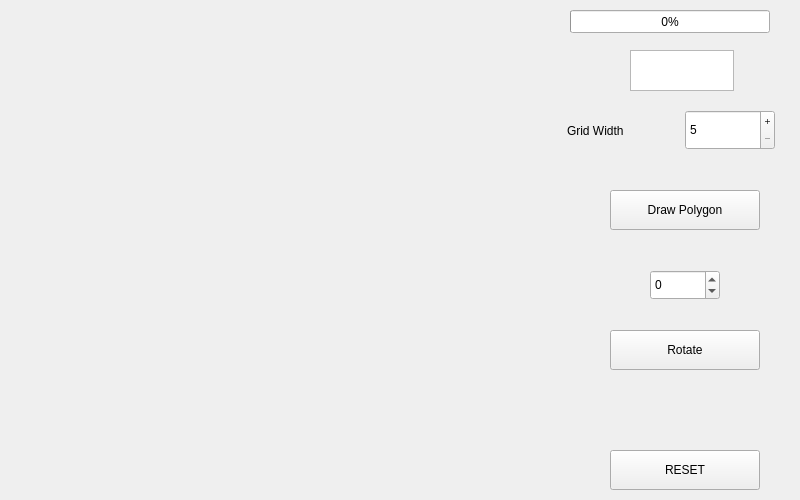
<?xml version="1.0" encoding="UTF-8"?>
<ui version="4.0">
 <class>RotationMainWidget</class>
 <widget class="QWidget" name="RotationMainWidget">
  <property name="geometry">
   <rect>
    <x>0</x>
    <y>0</y>
    <width>800</width>
    <height>500</height>
   </rect>
  </property>
  <property name="windowTitle">
   <string>Form</string>
  </property>
  <widget class="QProgressBar" name="progressBar">
   <property name="geometry">
    <rect>
     <x>570</x>
     <y>10</y>
     <width>200</width>
     <height>23</height>
    </rect>
   </property>
   <property name="value">
    <number>0</number>
   </property>
  </widget>
  <widget class="QSpinBox" name="gridWidth">
   <property name="geometry">
    <rect>
     <x>685</x>
     <y>110</y>
     <width>90</width>
     <height>40</height>
    </rect>
   </property>
   <property name="buttonSymbols">
    <enum>QAbstractSpinBox::PlusMinus</enum>
   </property>
   <property name="minimum">
    <number>5</number>
   </property>
   <property name="maximum">
    <number>25</number>
   </property>
  </widget>
  <widget class="QPushButton" name="drawButton">
   <property name="geometry">
    <rect>
     <x>610</x>
     <y>330</y>
     <width>150</width>
     <height>40</height>
    </rect>
   </property>
   <property name="cursor">
    <cursorShape>PointingHandCursor</cursorShape>
   </property>
   <property name="text">
    <string>Rotate</string>
   </property>
  </widget>
  <widget class="QPushButton" name="resetButton">
   <property name="geometry">
    <rect>
     <x>610</x>
     <y>450</y>
     <width>150</width>
     <height>40</height>
    </rect>
   </property>
   <property name="cursor">
    <cursorShape>PointingHandCursor</cursorShape>
   </property>
   <property name="text">
    <string>RESET</string>
   </property>
  </widget>
  <widget class="QSpinBox" name="spinBox">
   <property name="geometry">
    <rect>
     <x>650</x>
     <y>270</y>
     <width>70</width>
     <height>30</height>
    </rect>
   </property>
   <property name="minimum">
    <number>-360</number>
   </property>
   <property name="maximum">
    <number>360</number>
   </property>
  </widget>
  <widget class="QPushButton" name="drawPolygonButton">
   <property name="geometry">
    <rect>
     <x>610</x>
     <y>190</y>
     <width>150</width>
     <height>40</height>
    </rect>
   </property>
   <property name="cursor">
    <cursorShape>PointingHandCursor</cursorShape>
   </property>
   <property name="text">
    <string>Draw Polygon</string>
   </property>
  </widget>
  <widget class="QTextEdit" name="timeDisplay">
   <property name="geometry">
    <rect>
     <x>630</x>
     <y>50</y>
     <width>104</width>
     <height>41</height>
    </rect>
   </property>
   <property name="font">
    <font>
     <weight>75</weight>
     <bold>true</bold>
    </font>
   </property>
   <property name="cursor" stdset="0">
    <cursorShape>ForbiddenCursor</cursorShape>
   </property>
   <property name="mouseTracking">
    <bool>false</bool>
   </property>
   <property name="verticalScrollBarPolicy">
    <enum>Qt::ScrollBarAlwaysOff</enum>
   </property>
   <property name="horizontalScrollBarPolicy">
    <enum>Qt::ScrollBarAlwaysOff</enum>
   </property>
   <property name="readOnly">
    <bool>true</bool>
   </property>
  </widget>
  <widget class="QLabel" name="label">
   <property name="geometry">
    <rect>
     <x>567</x>
     <y>120</y>
     <width>101</width>
     <height>21</height>
    </rect>
   </property>
   <property name="text">
    <string>Grid Width</string>
   </property>
  </widget>
  <widget class="RotationGraphWidget" name="widget" native="true">
   <property name="geometry">
    <rect>
     <x>30</x>
     <y>10</y>
     <width>479</width>
     <height>479</height>
    </rect>
   </property>
  </widget>
 </widget>
 <customwidgets>
  <customwidget>
   <class>RotationGraphWidget</class>
   <extends>QWidget</extends>
   <header>polygons/rotationgraphwidget.h</header>
   <container>1</container>
  </customwidget>
 </customwidgets>
 <resources/>
 <connections/>
</ui>
